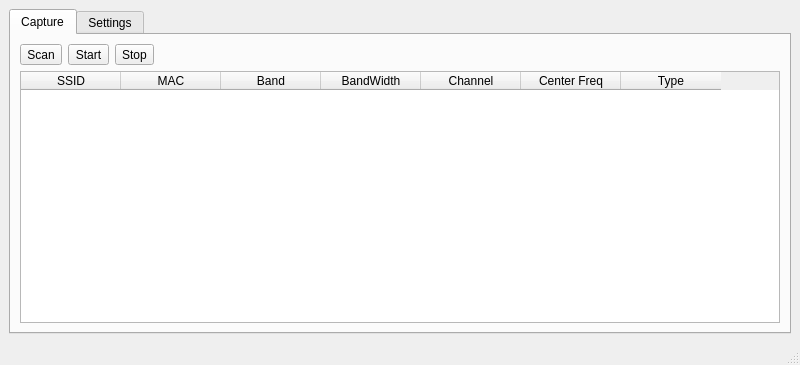
<?xml version="1.0" encoding="UTF-8"?>
<ui version="4.0">
 <class>MainWindow</class>
 <widget class="QMainWindow" name="MainWindow">
  <property name="geometry">
   <rect>
    <x>0</x>
    <y>0</y>
    <width>800</width>
    <height>365</height>
   </rect>
  </property>
  <property name="windowTitle">
   <string>MainWindow</string>
  </property>
  <widget class="QWidget" name="centralwidget">
   <layout class="QVBoxLayout" name="verticalLayout">
    <item>
     <widget class="QTabWidget" name="tabWidget">
      <property name="currentIndex">
       <number>0</number>
      </property>
      <widget class="QWidget" name="tab">
       <attribute name="title">
        <string>Capture</string>
       </attribute>
       <layout class="QHBoxLayout" name="horizontalLayout_2">
        <item>
         <layout class="QVBoxLayout" name="verticalLayout_2">
          <item>
           <layout class="QHBoxLayout" name="horizontalLayout">
            <item>
             <widget class="QToolButton" name="btn_scan">
              <property name="text">
               <string>Scan</string>
              </property>
             </widget>
            </item>
            <item>
             <widget class="QToolButton" name="btn_start">
              <property name="text">
               <string>Start</string>
              </property>
             </widget>
            </item>
            <item>
             <widget class="QToolButton" name="btn_stop">
              <property name="text">
               <string>Stop</string>
              </property>
             </widget>
            </item>
            <item>
             <spacer name="horizontalSpacer">
              <property name="orientation">
               <enum>Qt::Horizontal</enum>
              </property>
              <property name="sizeType">
               <enum>QSizePolicy::MinimumExpanding</enum>
              </property>
              <property name="sizeHint" stdset="0">
               <size>
                <width>580</width>
                <height>20</height>
               </size>
              </property>
             </spacer>
            </item>
           </layout>
          </item>
          <item>
           <widget class="QTableWidget" name="tableWidget">
            <property name="selectionMode">
             <enum>QAbstractItemView::SingleSelection</enum>
            </property>
            <property name="selectionBehavior">
             <enum>QAbstractItemView::SelectRows</enum>
            </property>
            <column>
             <property name="text">
              <string>SSID</string>
             </property>
            </column>
            <column>
             <property name="text">
              <string>MAC</string>
             </property>
            </column>
            <column>
             <property name="text">
              <string>Band</string>
             </property>
            </column>
            <column>
             <property name="text">
              <string>BandWidth</string>
             </property>
            </column>
            <column>
             <property name="text">
              <string>Channel</string>
             </property>
            </column>
            <column>
             <property name="text">
              <string>Center Freq</string>
             </property>
            </column>
            <column>
             <property name="text">
              <string>Type</string>
             </property>
            </column>
           </widget>
          </item>
         </layout>
        </item>
       </layout>
      </widget>
      <widget class="QWidget" name="tab_2">
       <attribute name="title">
        <string>Settings</string>
       </attribute>
       <layout class="QVBoxLayout" name="verticalLayout_3">
        <item>
         <layout class="QHBoxLayout" name="horizontalLayout_3">
          <item>
           <widget class="QLabel" name="label_9">
            <property name="minimumSize">
             <size>
              <width>100</width>
              <height>0</height>
             </size>
            </property>
            <property name="maximumSize">
             <size>
              <width>70</width>
              <height>16777215</height>
             </size>
            </property>
            <property name="text">
             <string>Interface:</string>
            </property>
           </widget>
          </item>
          <item>
           <widget class="QComboBox" name="comboBox">
            <property name="sizePolicy">
             <sizepolicy hsizetype="Preferred" vsizetype="Preferred">
              <horstretch>0</horstretch>
              <verstretch>0</verstretch>
             </sizepolicy>
            </property>
            <property name="minimumSize">
             <size>
              <width>80</width>
              <height>0</height>
             </size>
            </property>
            <property name="maximumSize">
             <size>
              <width>16777215</width>
              <height>16777215</height>
             </size>
            </property>
           </widget>
          </item>
          <item>
           <spacer name="horizontalSpacer_2">
            <property name="orientation">
             <enum>Qt::Horizontal</enum>
            </property>
            <property name="sizeHint" stdset="0">
             <size>
              <width>40</width>
              <height>20</height>
             </size>
            </property>
           </spacer>
          </item>
         </layout>
        </item>
        <item>
         <layout class="QHBoxLayout" name="horizontalLayout_4">
          <item>
           <widget class="QLabel" name="label_10">
            <property name="minimumSize">
             <size>
              <width>100</width>
              <height>0</height>
             </size>
            </property>
            <property name="text">
             <string>Band:</string>
            </property>
           </widget>
          </item>
          <item>
           <widget class="QComboBox" name="cb_band">
            <property name="sizePolicy">
             <sizepolicy hsizetype="Preferred" vsizetype="Preferred">
              <horstretch>0</horstretch>
              <verstretch>0</verstretch>
             </sizepolicy>
            </property>
            <property name="minimumSize">
             <size>
              <width>80</width>
              <height>0</height>
             </size>
            </property>
            <property name="maximumSize">
             <size>
              <width>16777215</width>
              <height>16777215</height>
             </size>
            </property>
            <item>
             <property name="text">
              <string>Full</string>
             </property>
            </item>
            <item>
             <property name="text">
              <string>2.4G</string>
             </property>
            </item>
            <item>
             <property name="text">
              <string>5G</string>
             </property>
            </item>
            <item>
             <property name="text">
              <string>6G</string>
             </property>
            </item>
           </widget>
          </item>
          <item>
           <spacer name="horizontalSpacer_3">
            <property name="orientation">
             <enum>Qt::Horizontal</enum>
            </property>
            <property name="sizeHint" stdset="0">
             <size>
              <width>40</width>
              <height>20</height>
             </size>
            </property>
           </spacer>
          </item>
         </layout>
        </item>
        <item>
         <layout class="QHBoxLayout" name="horizontalLayout_5">
          <item>
           <widget class="QLabel" name="label_3">
            <property name="minimumSize">
             <size>
              <width>100</width>
              <height>0</height>
             </size>
            </property>
            <property name="maximumSize">
             <size>
              <width>50</width>
              <height>16777215</height>
             </size>
            </property>
            <property name="text">
             <string>Slice:        </string>
            </property>
           </widget>
          </item>
          <item>
           <widget class="QLineEdit" name="lineEdit">
            <property name="sizePolicy">
             <sizepolicy hsizetype="Fixed" vsizetype="Fixed">
              <horstretch>0</horstretch>
              <verstretch>0</verstretch>
             </sizepolicy>
            </property>
            <property name="maximumSize">
             <size>
              <width>50</width>
              <height>16777215</height>
             </size>
            </property>
            <property name="sizeIncrement">
             <size>
              <width>0</width>
              <height>0</height>
             </size>
            </property>
            <property name="baseSize">
             <size>
              <width>0</width>
              <height>0</height>
             </size>
            </property>
            <property name="text">
             <string>128</string>
            </property>
            <property name="alignment">
             <set>Qt::AlignRight|Qt::AlignTrailing|Qt::AlignVCenter</set>
            </property>
           </widget>
          </item>
          <item>
           <widget class="QLabel" name="label_4">
            <property name="text">
             <string>Byte</string>
            </property>
           </widget>
          </item>
          <item>
           <spacer name="horizontalSpacer_4">
            <property name="orientation">
             <enum>Qt::Horizontal</enum>
            </property>
            <property name="sizeHint" stdset="0">
             <size>
              <width>0</width>
              <height>0</height>
             </size>
            </property>
           </spacer>
          </item>
         </layout>
        </item>
        <item>
         <layout class="QHBoxLayout" name="horizontalLayout_6">
          <item>
           <widget class="QLabel" name="label_5">
            <property name="minimumSize">
             <size>
              <width>100</width>
              <height>0</height>
             </size>
            </property>
            <property name="text">
             <string>Save to:   </string>
            </property>
           </widget>
          </item>
          <item alignment="Qt::AlignLeft|Qt::AlignTop">
           <widget class="QLineEdit" name="le_save_path"/>
          </item>
          <item>
           <widget class="QToolButton" name="btn_browser">
            <property name="text">
             <string>...</string>
            </property>
           </widget>
          </item>
          <item>
           <spacer name="horizontalSpacer_5">
            <property name="orientation">
             <enum>Qt::Horizontal</enum>
            </property>
            <property name="sizeHint" stdset="0">
             <size>
              <width>40</width>
              <height>20</height>
             </size>
            </property>
           </spacer>
          </item>
         </layout>
        </item>
        <item>
         <layout class="QHBoxLayout" name="horizontalLayout_7">
          <item>
           <widget class="QLabel" name="label_6">
            <property name="sizePolicy">
             <sizepolicy hsizetype="Fixed" vsizetype="Preferred">
              <horstretch>0</horstretch>
              <verstretch>0</verstretch>
             </sizepolicy>
            </property>
            <property name="minimumSize">
             <size>
              <width>100</width>
              <height>0</height>
             </size>
            </property>
            <property name="text">
             <string>Command Pipe:</string>
            </property>
           </widget>
          </item>
          <item>
           <widget class="QComboBox" name="comboBox_2">
            <item>
             <property name="text">
              <string>SSH</string>
             </property>
            </item>
            <item>
             <property name="text">
              <string>Local</string>
             </property>
            </item>
           </widget>
          </item>
          <item>
           <spacer name="horizontalSpacer_6">
            <property name="orientation">
             <enum>Qt::Horizontal</enum>
            </property>
            <property name="sizeHint" stdset="0">
             <size>
              <width>40</width>
              <height>20</height>
             </size>
            </property>
           </spacer>
          </item>
         </layout>
        </item>
        <item>
         <layout class="QHBoxLayout" name="horizontalLayout_8">
          <item>
           <widget class="QLabel" name="label_7">
            <property name="minimumSize">
             <size>
              <width>100</width>
              <height>0</height>
             </size>
            </property>
            <property name="text">
             <string>Sniffer Address:</string>
            </property>
           </widget>
          </item>
          <item>
           <widget class="QLineEdit" name="lineEdit_4">
            <property name="sizePolicy">
             <sizepolicy hsizetype="Preferred" vsizetype="Preferred">
              <horstretch>0</horstretch>
              <verstretch>0</verstretch>
             </sizepolicy>
            </property>
            <property name="text">
             <string>127.0.0.1</string>
            </property>
           </widget>
          </item>
          <item>
           <spacer name="horizontalSpacer_7">
            <property name="orientation">
             <enum>Qt::Horizontal</enum>
            </property>
            <property name="sizeHint" stdset="0">
             <size>
              <width>40</width>
              <height>20</height>
             </size>
            </property>
           </spacer>
          </item>
         </layout>
        </item>
        <item>
         <layout class="QHBoxLayout" name="horizontalLayout_9">
          <item>
           <widget class="QLabel" name="label_8">
            <property name="minimumSize">
             <size>
              <width>100</width>
              <height>0</height>
             </size>
            </property>
            <property name="baseSize">
             <size>
              <width>20</width>
              <height>0</height>
             </size>
            </property>
            <property name="text">
             <string>Root Password:</string>
            </property>
           </widget>
          </item>
          <item>
           <widget class="QLineEdit" name="lineEdit_3">
            <property name="sizePolicy">
             <sizepolicy hsizetype="Preferred" vsizetype="Preferred">
              <horstretch>0</horstretch>
              <verstretch>0</verstretch>
             </sizepolicy>
            </property>
            <property name="text">
             <string>password</string>
            </property>
           </widget>
          </item>
          <item>
           <spacer name="horizontalSpacer_8">
            <property name="orientation">
             <enum>Qt::Horizontal</enum>
            </property>
            <property name="sizeHint" stdset="0">
             <size>
              <width>40</width>
              <height>20</height>
             </size>
            </property>
           </spacer>
          </item>
         </layout>
        </item>
        <item>
         <spacer name="verticalSpacer">
          <property name="orientation">
           <enum>Qt::Vertical</enum>
          </property>
          <property name="sizeHint" stdset="0">
           <size>
            <width>20</width>
            <height>40</height>
           </size>
          </property>
         </spacer>
        </item>
       </layout>
      </widget>
     </widget>
    </item>
   </layout>
  </widget>
  <widget class="QMenuBar" name="menubar">
   <property name="geometry">
    <rect>
     <x>0</x>
     <y>0</y>
     <width>800</width>
     <height>24</height>
    </rect>
   </property>
  </widget>
  <widget class="QStatusBar" name="statusbar"/>
 </widget>
 <resources/>
 <connections/>
</ui>
